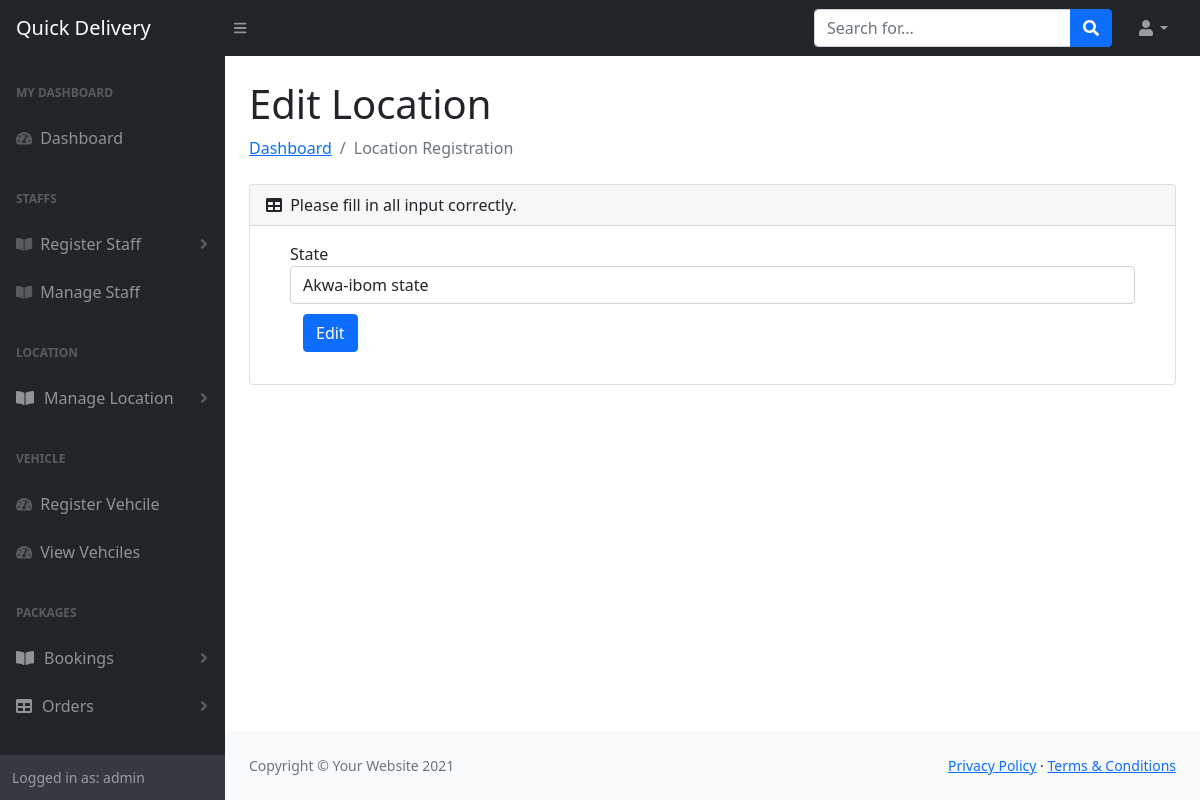
The app's page /pages/edit_location.php?id=20220422115535 (signed in) with its own data.
### tables this page shows
CREATE TABLE `dstaff_registration` (
  `id` int(50) NOT NULL,
  `dstaff_id` varchar(30) DEFAULT NULL,
  `dstaff_state` varchar(30) DEFAULT NULL,
  `dterminal_id` varchar(30) DEFAULT NULL,
  `dfname` varchar(32) DEFAULT NULL,
  `dlname` varchar(32) DEFAULT NULL,
  `demail` varchar(32) DEFAULT NULL,
  `dusername` varchar(50) DEFAULT NULL,
  `dposition` varchar(32) DEFAULT NULL,
  `dgender` varchar(10) DEFAULT NULL,
  `dstaff_status` varchar(10) DEFAULT NULL,
  `dads` varchar(50) DEFAULT NULL,
  `ddob` varchar(15) DEFAULT NULL,
  `dpassword` varchar(50) DEFAULT NULL
);

CREATE TABLE `dstate_registration` (
  `id` int(50) NOT NULL,
  `dstate_id` varchar(50) DEFAULT NULL,
  `dstate_name` varchar(50) DEFAULT NULL,
  `dreg_date` date NOT NULL DEFAULT current_timestamp()
);

### pages/edit_location.php (the view, shortened to what this page needs)
<?php
    include '../includes/header.php';
    include '../includes/css_files.php';
?>
<!DOCTYPE html>
<html lang="en">
<head>
</head>
<body class="sb-nav-fixed">
    <div id="layoutSidenav_content">
        <main>
            <div class="container-fluid px-4">
                <h1 class="mt-4">Edit Location</h1>
                <ol class="breadcrumb mb-4">
                    <li class="breadcrumb-item"><a href="index.html">Dashboard</a></li>
                    <li class="breadcrumb-item active">Location Registration</li>
                </ol>
                <div class="flex" style="display: flex; justify-content: center; align-content: center;">
                    <div class="card " style="width: 100%">
                        <div class="card-header">
                            <i class="fas fa-table me-1"></i>
                            Please fill in all input correctly.
                        </div>
                        <div class="card-body">
                            <?php
                                    $id = $_GET['id'];
                                    $sql = $conn->query("SELECT * FROM dlocation INNER JOIN dstate_registration ON dlocation.dstate = dstate_registration.dstate_id WHERE dlocation_id = '$id'");
                                    $sql1 = $conn->query("SELECT * FROM dstate_registration WHERE dstate_id = '$id'");
                                    if($conn->connect_error) {
                                        die("Connection Error: ".$conn->connect_error);
                            } else {
                                $row1 = $sql1->fetch_assoc(); ?>
                            <div class="container">
                                <form action="edit_location.php" method="post">
                                    <div class="container form-group" style="margin-bottom: 10px">
                                        <label for="">State</label>
                                        <input type="text" name="state" class="form-control"
                                            value="<?php echo $row1['dstate_name'] ?>">
                                    </div>
                                    <button class="btn btn-primary" name="edit_state" data-bs-toggle="moal"
                                        data-bs-target="#myMoal" style="margin-left: 25px;">Edit</button>
                                </form>
                            </div>
                            <?php       }
                            ?>
                        </div>
                    </div>
                </div>
        </main>
        <?php include '../includes/footer.php'; ?>
    </div>
    <?php include '../includes/scripts.php';
    ob_end_flush(); ?>
</body>
</html>

### includes/header.php (shortened to what this page needs)
<?php
include_once 'config.php';
$position = $_SESSION['position'];
$id = $_SESSION['staff_id'];
?>
<?php
    if(isset($id) && $position == 'Office-staff') {
   $sql = $conn->query("SELECT * FROM dstaff_registration WHERE dstaff_id = '$id' AND dposition = '$position'");
   if($conn->connect_error) {
       die("Connection" . $conn->connect_error);
   } elseif($sql->num_rows > 0) {
       $row = $sql->fetch_assoc();
   } else {
       echo '';
   }
?>
<nav class="sb-topnav navbar navbar-expand navbar-dark bg-dark">
    <a class="navbar-brand ps-3" href="../pages/dashboard.php">Quick Delivery</a>
    <button class="btn btn-link btn-sm order-1 order-lg-0 me-4 me-lg-0" id="sidebarToggle" href="#!"><i
            class="fas fa-bars"></i></button>
    <form class="d-none d-md-inline-block form-inline ms-auto me-0 me-md-3 my-2 my-md-0">
        <div class="input-group">
            <input class="form-control" type="text" placeholder="Search for..." aria-label="Search for..."
                aria-describedby="btnNavbarSearch" />
            <button class="btn btn-primary" id="btnNavbarSearch" type="button"><i class="fas fa-search"></i></button>
        </div>
    </form>
    <ul class="navbar-nav ms-auto ms-md-0 me-3 me-lg-4">
        <li class="nav-item dropdown">
            <a class="nav-link dropdown-toggle" id="navbarDropdown" href="#" role="button" data-bs-toggle="dropdown"
                aria-expanded="false"><i class="fas fa-user fa-fw"></i></a>
            <ul class="dropdown-menu dropdown-menu-end" aria-labelledby="navbarDropdown">
                <li>
                    <a class="dropdown-item" href="../pages/update_password.php">Change
                        password
                    </a>
                </li>
                <li>
                    <hr class="dropdown-divider" />
                </li>
                <li>
                    <a class="dropdown-item" href="../pages/logout.php">
                        Logout
                    </a>
                </li>
            </ul>
        </li>
    </ul>
</nav>
<div id="layoutSidenav">
    <div id="layoutSidenav_nav">
        <nav class="sb-sidenav accordion sb-sidenav-dark" id="sidenavAccordion">
            <div class="sb-sidenav-menu">
                <div class="nav">
                    <div class="sb-sidenav-menu-heading">My Dashboard</div>
                    <a class="nav-link" href="dashboard.php">
                        <div class="sb-nav-link-icon"><i class="fas fa-tachometer-alt"></i></div>
                        Dashboard
                    </a>
                    <div class="sb-sidenav-menu-heading">Packages</div>
                    <a class="nav-link collapsed" href="#" data-bs-toggle="collapse"
                        data-bs-target="#pagesCollapseError" aria-expanded="false" aria-controls="pagesCollapseError">
                        <i class="fas fa-book-open" style="margin-right: 10px;"></i>
                        Bookings
                        <div class="sb-sidenav-collapse-arrow"><i class="fas fa-angle-down"></i></div>
                    </a>
                    <div class="collapse" id="pagesCollapseError" aria-labelledby="headingOne"
                        data-bs-parent="#sidenavAccordionPages">
                        <nav class="sb-sidenav-menu-nested nav">
                            <a class="nav-link" href="../pages/book_package.php">Book a
                                package</a>
                            <a class="nav-link" href="../pages/view_bookings.php">View Bookings</a>
                        </nav>
                    </div>
                    <a class="nav-link collapsed" href="#" data-bs-toggle="collapse" data-bs-target="#pageCollapseError"
                        aria-expanded="false" aria-controls="pagesCollapseError"> <i class="fas fa-table"
                            style="margin-right: 10px;"></i>
                        Orders
                        <div class="sb-sidenav-collapse-arrow"><i class="fas fa-angle-down"></i></div>
                    </a>
                    <div class="collapse" id="pageCollapseError" aria-labelledby="headingOne"
                        data-bs-parent="#sidenavAccordionPages">
                        <nav class="sb-sidenav-menu-nested nav">
                            <a class="nav-link" href="incoming_package.php">Incoming Package</a>
                            <a class="nav-link" href="pickup.php">Pick-up</a>
                            <a class="nav-link" href="records.php">Records</a>
                        </nav>
                    </div>
                    <div class="sb-sidenav-menu-heading">About Me</div>
                    <a class="nav-link" href="../pages/profile.php">
                        <div class="sb-nav-link-icon"><i class="fas fa-chart-area"></i></div>
                        Profile
                    </a>
                    <a class="nav-link collapsed" href="#" data-bs-toggle="collapse" data-bs-target="#collapseLayouts"
                        aria-expanded="false" aria-controls="collapseLayouts">
                        <div class="sb-nav-link-icon"><i class="fas fa-columns"></i></div>
                        Settings
                        <div class="sb-sidenav-collapse-arrow"><i class="fas fa-angle-down"></i></div>
                    </a>
                    <div class="collapse" id="collapseLayouts" aria-labelledby="headingOne"
                        data-bs-parent="#sidenavAccordion">
                        <nav class="sb-sidenav-menu-nested nav">
                            <a class="nav-link" href="../pages/update_password.php">Change
                                Password</a>
                        </nav>
                    </div>
                </div>
            </div>
            <div class="sb-sidenav-footer">
                <div class="small">Logged in as: <?php echo $row['dusername'] ?></div>
            </div>
        </nav>
    </div>
    <?php } elseif(isset($id) && $position == 'admin') {
                $sqlx = $conn->query("SELECT * FROM dstaff_registration WHERE dstaff_id = '$id' AND dposition = '$position'");
                if($conn->connect_error) {
                    die("Connection" . $conn->connect_error);
                } elseif($sqlx->num_rows > 0) {
                    $row1 = $sqlx->fetch_assoc();
                } else {
                    echo '';
                }
            ?>
    <nav class="sb-topnav navbar navbar-expand navbar-dark bg-dark">
        <a class="navbar-brand ps-3" href="../pages/dashboard.php">Quick Delivery</a>
        <button class="btn btn-link btn-sm order-1 order-lg-0 me-4 me-lg-0" id="sidebarToggle" href="#!"><i
                class="fas fa-bars"></i></button>
        <form class="d-none d-md-inline-block form-inline ms-auto me-0 me-md-3 my-2 my-md-0">
            <div class="input-group">
                <input class="form-control" type="text" placeholder="Search for..." aria-label="Search for..."
                    aria-describedby="btnNavbarSearch" />
                <button class="btn btn-primary" id="btnNavbarSearch" type="button">
                    <i class="fas fa-search"></i>
                </button>
            </div>
        </form>
        <ul class="navbar-nav ms-auto ms-md-0 me-3 me-lg-4">
            <li class="nav-item dropdown">
                <a class="nav-link dropdown-toggle" id="navbarDropdown" href="#" role="button" data-bs-toggle="dropdown"
                    aria-expanded="false"><i class="fas fa-user fa-fw"></i></a>
            </li>
        </ul>
    </nav>
    <div id="layoutSidenav">
        <div id="layoutSidenav_nav">
            <nav class="sb-sidenav accordion sb-sidenav-dark" id="sidenavAccordion">
                <div class="sb-sidenav-menu">
                    <div class="nav">
                        <div class="sb-sidenav-menu-heading">My Dashboard</div>
                        <a class="nav-link" href="../pages/dashboard.php">
                            <div class="sb-nav-link-icon"><i class="fas fa-tachometer-alt"></i>
                            </div>
                            Dashboard
                        </a>
                        <div class="sb-sidenav-menu-heading">Staffs</div>
                        <a class="nav-link collapsed" href="../pages/registration.php">
                            <div class="sb-nav-link-icon"><i class="fas fa-book-open"></i></div>
                            Register Staff
                            <div class="sb-sidenav-collapse-arrow">
                                <i class="fas fa-angle-down">
                                </i>
                            </div>
                        </a>
                        <a class="nav-link collapsed" href="../pages/view_staff.php">
                            <div class="sb-nav-link-icon">
                                <i class="fas fa-book-open"></i>
                            </div>
                            Manage Staff
                        </a>
                        <div class="sb-sidenav-menu-heading">Location</div>
                        <a class="nav-link collapsed" href="#" data-bs-toggle="collapse" data-bs-target="#collapse"
                            aria-expanded="false" aria-controls="collapse">
                            <i class="fas fa-book-open" style="margin-right: 10px;"></i>
                            Manage Location
                            <div class="sb-sidenav-collapse-arrow">
                                <i class="fas fa-angle-down"></i>
                            </div>
                        </a>
                        <div class="sb-sidenav-menu-heading">Vehicle</div>
                        <a class="nav-link" href="../pages/vehicle_registration.php">
                            <div class="sb-nav-link-icon">
                                <i class="fas fa-tachometer-alt"></i>
                            </div>
                            Register Vehcile
                        </a>
                        <a class="nav-link" href="../pages/view_vehicles.php">
                            <div class=" sb-nav-link-icon">
                                <i class="fas fa-tachometer-alt"></i>
                            </div>
                            View Vehciles
                        </a>
                        <div class="sb-sidenav-menu-heading">Packages</div>
                        <a class="nav-link collapsed" href="#" data-bs-toggle="collapse"
                            data-bs-target="#pagesCollapseError" aria-expanded="false"
                            aria-controls="pagesCollapseError">
                            <i class="fas fa-book-open" style="margin-right: 10px;"></i>
                            Bookings
                            <div class="sb-sidenav-collapse-arrow"><i class="fas fa-angle-down"></i></div>
                        </a>
                        <a class="nav-link collapsed" href="#" data-bs-toggle="collapse"
                            data-bs-target="#pageCollapseError" aria-expanded="false"
                            aria-controls="pagesCollapseError"> <i class="fas fa-table" style="margin-right: 10px;"></i>
                            Orders
                            <div class="sb-sidenav-collapse-arrow"><i class="fas fa-angle-down"></i></div>
                        </a>
                        <div class="sb-sidenav-menu-heading">Customers</div>
                    </div>
                </div>
                <div class="sb-sidenav-footer">
                    <div class="small">Logged in as: <?php echo $row1['dusername']; ?> </div>
                </div>
            </nav>
        </div>
                <?php }
                ob_end_flush(); ?>

### records on screen
dstaff_registration: dusername "admin"
dstate_registration: state "Akwa-ibom state"
